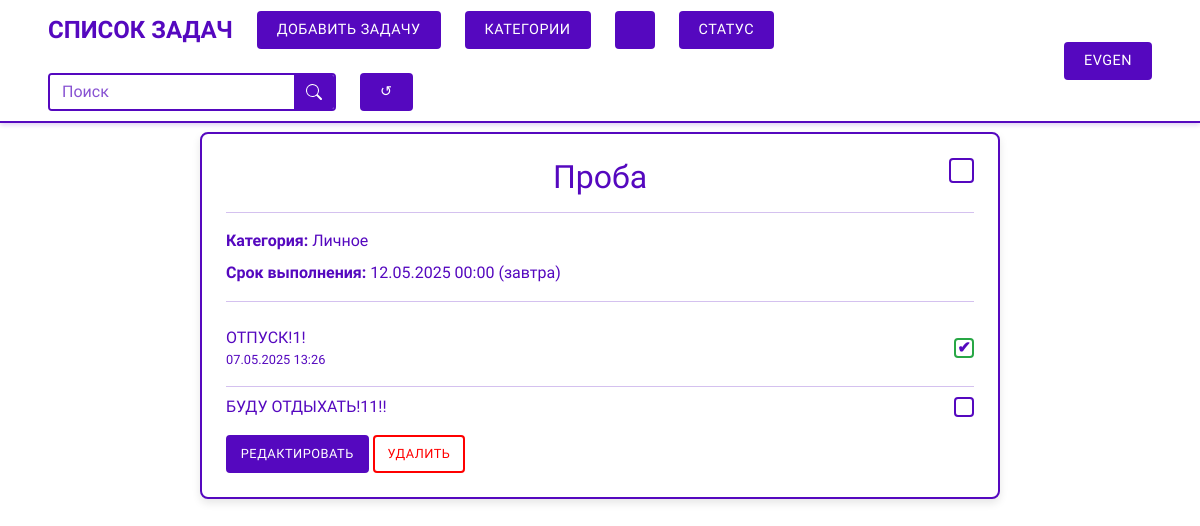
The page /?category=личное (signed in) on the database as committed earlier.
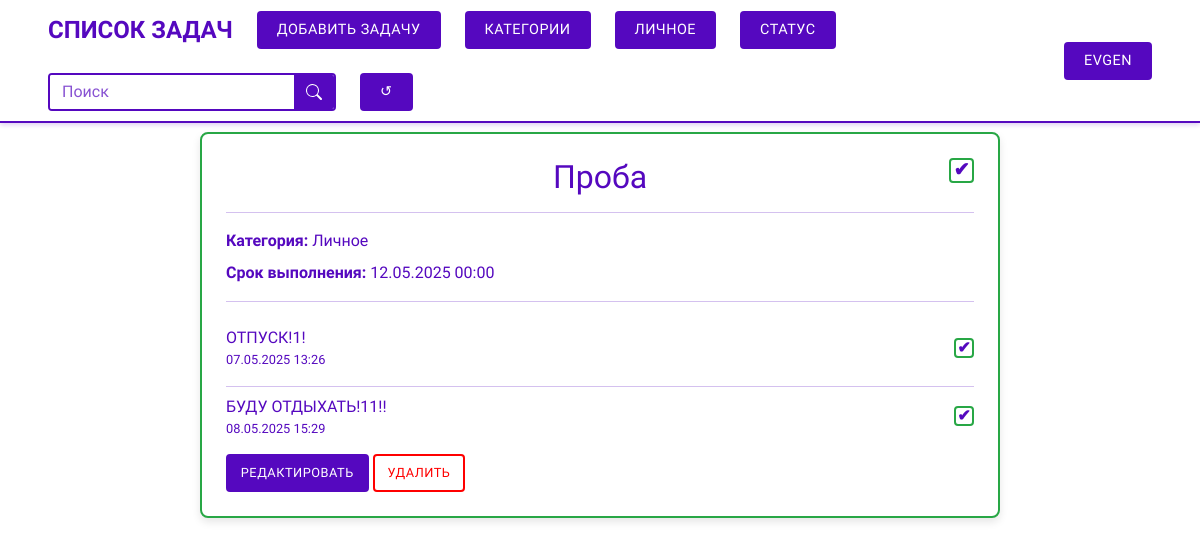
The same page on the database as committed later.
### task/models.py (models this page shows, shortened)
class Task(models.Model):
    class Status(models.TextChoices):
        NOT_ACTIVE = 'not_active', 'Не активна'
        ACTIVE = 'active', 'Активна'
        COMPLETED = 'completed', 'Выполнена'
    title = models.CharField(max_length=100, verbose_name='Название задачи')
    user = models.ForeignKey(User, on_delete=models.CASCADE, verbose_name='Пользователь', related_name='tasks')
    category = models.ForeignKey(Category, on_delete=models.PROTECT, verbose_name='Категория', related_name='tasks')
    status = models.CharField(max_length=10, choices=Status.choices, default=Status.NOT_ACTIVE,
                              verbose_name='Статус задачи')
    create_date = models.DateTimeField(auto_now_add=True, db_index=True, verbose_name='Дата создания')
    due_date = models.DateTimeField(blank=True, null=True, verbose_name='Срок выполнения')
    def get_relative_due_date(self):
        if not self.due_date:
            return ""
        now = timezone.now()
        if self.due_date < now:
            return "(просрочено)"
        time_difference: timedelta = self.due_date - now
        total_seconds = int(time_difference.total_seconds())
        if total_seconds < 60:
            return "(менее минуты)"
        minutes = total_seconds // 60
        hours = total_seconds // 3600
        days = time_difference.days
        now_localized = timezone.localtime(now)
        due_date_localized = timezone.localtime(self.due_date)
        tomorrow_start = now_localized.replace(hour=0, minute=0, second=0, microsecond=0) + timedelta(days=1)
        day_after_tomorrow_start = tomorrow_start + timedelta(days=1)
        if tomorrow_start <= due_date_localized < day_after_tomorrow_start:
            return "(завтра)"
    class Meta:
        ordering = ('-create_date',)
        verbose_name = 'Задача'
        verbose_name_plural = 'Задачи'
        constraints = [
            models.CheckConstraint(
                check=models.Q(due_date__gt=models.F('create_date')),
                name='check_due_date_after_create_date'
            )
        ]

class Category(models.Model):
    name = models.CharField(max_length=50, verbose_name='Название')
    slug = models.SlugField(max_length=50, db_index=True, allow_unicode=True)
    user = models.ForeignKey(User, on_delete=models.CASCADE, verbose_name='Пользователь', related_name='categories')
    class Meta:
        ordering = ('name',)
        verbose_name = 'Категория'
        verbose_name_plural = 'Категории'
        constraints = [
            models.UniqueConstraint(fields=['slug', 'user'], name='unique_slug_per_user')
        ]

class SubTask(models.Model):
    task = models.ForeignKey(Task, on_delete=models.CASCADE, related_name='subtasks', verbose_name='Задача')
    description = models.TextField(blank=True, verbose_name='Подзадача')
    is_completed = models.BooleanField(default=False, verbose_name='Выполнена')
    create_date = models.DateTimeField(auto_now_add=True, verbose_name='Дата создания')
    completed_date = models.DateTimeField(null=True, blank=True, verbose_name='Дата выполнения')
    class Meta:
        ordering = ('create_date',)
        verbose_name = 'Позадача'
        verbose_name_plural = 'Подзадачи'
        default_related_name = 'subtasks'

### task/views.py (the view)
# urls.py: path('', views.home, name='home'),
def home(request):
    if request.user.is_authenticated:
        tasks = Task.objects.filter(user=request.user).prefetch_related('subtasks')
        category = request.GET.get('category')
        if category and category != '':
            tasks = tasks.filter(category__slug=category)
        status = request.GET.get('status')
        if status and status != '':
            tasks = tasks.filter(status=status)
        search = request.GET.get('search')
        if search and search != '':
            tasks = tasks.filter(Q(title__icontains=search))
        initial = {}
        if category:
            initial['category'] = category
        if status:
            initial['status'] = status
        if search:
            initial['search'] = search
        filter_form = TaskFilterForm(initial=initial)
    else:
        tasks = None
        filter_form = None
    context = {
        'tasks': tasks,
        'filter_form': filter_form,
    }
    return render(request, 'task/home.html', context)

### task/forms.py
class TaskFilterForm(forms.Form):
    category = forms.ModelChoiceField(
        queryset=Category.objects.all(),
        required=False,
        widget=forms.Select(attrs={'class': 'form-control'}),
        to_field_name='slug'
    )
    status = forms.ChoiceField(
        choices=Task.Status.choices,
        required=False,
        widget=forms.Select(attrs={'class': 'form-control'})
    )
    search = forms.CharField(
        max_length=50,
        required=False,
        widget=forms.TextInput(attrs={'class': 'form-control'})
    )

### task/templatetags/filter_tags.py (called while the page is built)
@register.simple_tag(takes_context=True)
def url_replace_param(context, **kwargs):
    request = context['request']
    dict_ = request.GET.copy()
    for key, value in kwargs.items():
        if value is not None:
            dict_[key] = value
        else:
            if key in dict_:
                del dict_[key]
    url = reverse('task:home')
    encoded_params = urlencode({k: v for k, v in dict_.items() if v}, doseq=True)
    if encoded_params:
        return f'{url}?{encoded_params}'
    return url

### task/templates/task/home.html (shortened to what this page needs)
{% extends 'base.html' %}
{% load django_bootstrap5 %}
{% load static %}
{% block content %}
    <div class="container mt-4">
        {% if user.is_authenticated %}
            {% for task in tasks %}
                <div class="task-card task-status-{{ task.status|lower }}">
                    <div class="task-header">
                        <h2 class="task-title">{{ task.title }}</h2>
                        <div class="task-status-indicator status-{{ task.status|lower }}"
                             data-task-id="{{ task.id }}"
                             data-url="{% url 'task:api_change_task_status' task.id %}"
                             title="Изменить статус">
                            {% if task.status == 'completed' %}
                                <span class="checkmark">&#10004;</span>
                            {% endif %}
                        </div>
                    </div>
                    <hr class="purple-line">
                    <p class="task-category"><strong>Категория:</strong> {{ task.category.name }}</p>
                    <p class="task-due-date">
                        <strong>Срок выполнения:</strong>
                        <span class="due-date-value">{{ task.due_date|date:"d.m.Y H:i"|default:"----" }}</span>
                        {% if not task.status == 'completed' %}
                            {{ task.get_relative_due_date }}
                        {% endif %}
                    </p>
                    <hr class="purple-line">
                    <div class="subtask-list">
                        {% for subtask in task.subtasks.all %}
                            <div class="subtask-item">
                                <div class="subtask-description">
                                    {{ subtask.description }}
                                    {% if subtask.is_completed %}
                                        <p class="small text-muted mb-0">{{ subtask.completed_date|date:"d.m.Y H:i" }}</p>
                                    {% endif %}
                                </div>
                                <div class="subtask-status-indicator subtask-status-{{ subtask.is_completed|yesno:'completed,not_completed' }}"
                                     data-subtask-id="{{ subtask.id }}"
                                     data-url="{% url 'task:api_change_subtask_status' subtask.id %}"
                                     title="Изменить статус">
                                    {% if subtask.is_completed %}
                                        <span class="checkmark">&#10004;</span>
                                    {% endif %}
                                </div>
                            </div>
                            {% if not forloop.last %}
                                <hr class="purple-line subtask-line">
                            {% endif %}
                        {% endfor %}
                    </div>
                    <div class="task-actions mt-3">
                        <a href="{% url 'task:task_edit' task.id %}{{ all }}"
                           class="btn btn-login btn-sm">Редактировать</a>
                        <button type="button" class="btn btn-cancel btn-sm" data-bs-toggle="modal"
                                data-bs-target="#deleteTaskModal" data-task-id="{{ task.id }}"
                                data-task-title="{{ task.title }}">
                            Удалить
                        </button>
                    </div>
                </div>
            {% empty %}
                <p class="text-center">Задач пока нет.</p>
            {% endfor %}
        {% else %}
            <p class="text-center">Авторизуйтесь, чтобы увидеть задачи.</p>
        {% endif %}
    </div>
{% endblock %}

### task/templates/base.html (shortened to what this page needs)
{% load django_bootstrap5 %}
{% bootstrap_css %}
{% load static %}
{% load filter_tags %}
<!DOCTYPE html>
<html lang="ru">
<head>
    <link rel="stylesheet" href="{% static 'css/style.css' %}">
</head>
<body>
<header>
    <div class="container">
        <div class="header-left">
            <a href="{% url 'task:home' %}{{ all }}" class="logo">Список задач</a>
            {% if user.is_authenticated %}
                <a href="{% url 'task:task_create' %}{{ all }}" class="btn btn-add-task">Добавить задачу</a>
                <a href="{% url 'task:category_list' %}{{ all }}" class="btn btn-add-task">Категории</a>
                <div class="dropdown filter-dropdown">
                    <button class="btn btn-dropdown">
                        {% with current_category_slug=request.GET.category %}
                            {% if current_category_slug %}
                                {% for cat in categories %}
                                    {% if cat.slug == current_category_slug %}{{ cat.name }}{% endif %}
                                {% endfor %}
                            {% else %}
                                Категория
                            {% endif %}
                        {% endwith %}
                    </button>
                </div>
                <div class="dropdown filter-dropdown">
                    <button class="btn btn-dropdown">
                        {% with current_status_key=request.GET.status %}
                            {% if current_status_key %}
                                {% for status_key, status_name in statuses %}
                                    {% if status_key == current_status_key %}{{ status_name }}{% endif %}
                                {% endfor %}
                            {% else %}
                                Статус
                            {% endif %}
                        {% endwith %}
                    </button>
                </div>
                <form method="get" action="{% url 'task:home' %}" class="search-form-container">
                    <input type="text" name="search" class="form-control custom-search-input" placeholder="Поиск"
                           value="{{ request.GET.search|default:'' }}">
                    <button class="btn custom-search-button" type="submit">
                        <svg xmlns="http://www.w3.org/2000/svg" width="16" height="16" fill="currentColor"
                             class="bi bi-search" viewBox="0 0 16 16">
                            <path d="M11.742 10.344a6.5 6.5 0 1 0-1.397 1.398h-.001q.044.06.098.115l3.85 3.85a1 1 0 0 0 1.415-1.414l-3.85-3.85a1 1 0 0 0-.115-.1zM12 6.5a5.5 5.5 0 1 1-11 0 5.5 5.5 0 0 1 11 0"></path>
                        </svg>
                    </button>
                </form>
                {% if request.GET.category or request.GET.status or request.GET.search %}
                    <a href="{% url 'task:home' %}" class="btn btn-reset">
                        &#x21BA;
                    </a>
                {% endif %}
            {% endif %}
        </div>
        <div class="header-right">
            {% if user.is_authenticated %}
                <div class="dropdown">
                    <button class="btn btn-dropdown">{{ user.username }}</button>
                </div>
            {% else %}
                <a href="{% url 'account:login' %}" class="btn btn-login">Войти</a>
                <a href="{% url 'account:register' %}" class="btn btn-register">Регистрация</a>
            {% endif %}
        </div>
    </div>
</header>
{% block content %}
{% endblock %}
</body>
</html>

Rows that differ between the two databases and show on the page:
added Category: name "ЛИЧНОЕ"
changed Task "Проба": get_relative_due_date "(завтра)" → (not shown); now shows "✔"
changed SubTask "БУДУ ОТДЫХАТЬ!11!!": is_completed False → True (drawn); completed_date (not shown) → "08.05.2025 15:29"
